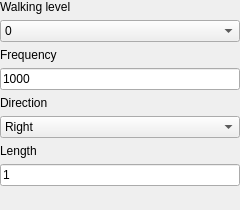
<?xml version="1.0" encoding="UTF-8"?>
<ui version="4.0">
 <class>WalkingPatternUI</class>
 <widget class="QWidget" name="WalkingPatternUI">
  <property name="geometry">
   <rect>
    <x>0</x>
    <y>0</y>
    <width>240</width>
    <height>210</height>
   </rect>
  </property>
  <property name="windowTitle">
   <string>Form</string>
  </property>
  <layout class="QFormLayout" name="formLayout">
   <property name="leftMargin">
    <number>0</number>
   </property>
   <property name="topMargin">
    <number>0</number>
   </property>
   <property name="rightMargin">
    <number>0</number>
   </property>
   <property name="bottomMargin">
    <number>0</number>
   </property>
   <item row="0" column="0">
    <widget class="QLabel" name="label">
     <property name="text">
      <string>Walking level</string>
     </property>
    </widget>
   </item>
   <item row="2" column="0">
    <widget class="QLabel" name="label_2">
     <property name="text">
      <string>Frequency</string>
     </property>
    </widget>
   </item>
   <item row="4" column="0">
    <widget class="QLabel" name="label_3">
     <property name="text">
      <string>Direction</string>
     </property>
    </widget>
   </item>
   <item row="6" column="0">
    <widget class="QLabel" name="label_4">
     <property name="text">
      <string>Length</string>
     </property>
    </widget>
   </item>
   <item row="3" column="0" colspan="2">
    <widget class="QLineEdit" name="frequency_LE">
     <property name="text">
      <string>1000</string>
     </property>
    </widget>
   </item>
   <item row="1" column="0" colspan="2">
    <widget class="QComboBox" name="level_CB">
     <item>
      <property name="text">
       <string>0</string>
      </property>
     </item>
     <item>
      <property name="text">
       <string>1</string>
      </property>
     </item>
    </widget>
   </item>
   <item row="5" column="0" colspan="2">
    <widget class="QComboBox" name="direction_CB">
     <item>
      <property name="text">
       <string>Right</string>
      </property>
     </item>
     <item>
      <property name="text">
       <string>Left</string>
      </property>
     </item>
    </widget>
   </item>
   <item row="7" column="0" colspan="2">
    <widget class="QLineEdit" name="length_LE">
     <property name="text">
      <string>1</string>
     </property>
    </widget>
   </item>
   <item row="8" column="0">
    <spacer name="verticalSpacer">
     <property name="orientation">
      <enum>Qt::Vertical</enum>
     </property>
     <property name="sizeHint" stdset="0">
      <size>
       <width>20</width>
       <height>40</height>
      </size>
     </property>
    </spacer>
   </item>
  </layout>
 </widget>
 <resources/>
 <connections/>
</ui>
